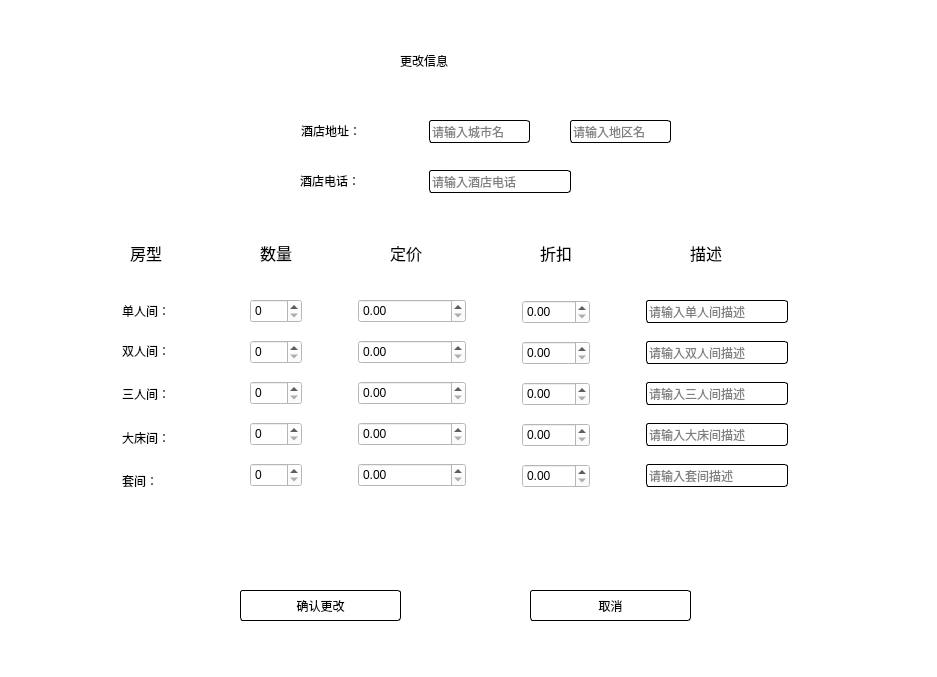
<?xml version="1.0" encoding="UTF-8"?>
<ui version="4.0">
 <class>HotelInfoChange</class>
 <widget class="QDialog" name="HotelInfoChange">
  <property name="geometry">
   <rect>
    <x>0</x>
    <y>0</y>
    <width>937</width>
    <height>677</height>
   </rect>
  </property>
  <property name="windowTitle">
   <string>更改酒店信息</string>
  </property>
  <property name="windowIcon">
   <iconset resource="icon.qrc">
    <normaloff>:/myimages/icon/修改.png</normaloff>:/myimages/icon/修改.png</iconset>
  </property>
  <property name="styleSheet">
   <string notr="true">background-color: rgb(255, 255, 255);</string>
  </property>
  <widget class="QLabel" name="label_9">
   <property name="geometry">
    <rect>
     <x>690</x>
     <y>240</y>
     <width>81</width>
     <height>26</height>
    </rect>
   </property>
   <property name="font">
    <font>
     <family>张海山锐谐体</family>
     <pointsize>12</pointsize>
     <weight>50</weight>
     <italic>false</italic>
     <bold>false</bold>
    </font>
   </property>
   <property name="styleSheet">
    <string notr="true">font: 12pt &quot;张海山锐谐体&quot;;</string>
   </property>
   <property name="text">
    <string>描述</string>
   </property>
  </widget>
  <widget class="QLineEdit" name="districtInput">
   <property name="geometry">
    <rect>
     <x>570</x>
     <y>120</y>
     <width>101</width>
     <height>23</height>
    </rect>
   </property>
   <property name="styleSheet">
    <string notr="true">border-radius: 3px;
border: 1px solid rgb(0, 0, 0);</string>
   </property>
   <property name="placeholderText">
    <string>请输入地区名</string>
   </property>
  </widget>
  <widget class="QLineEdit" name="hotelPhonenumInput">
   <property name="geometry">
    <rect>
     <x>429</x>
     <y>170</y>
     <width>142</width>
     <height>23</height>
    </rect>
   </property>
   <property name="styleSheet">
    <string notr="true">border-radius: 3px;
border: 1px solid rgb(0, 0, 0);</string>
   </property>
   <property name="placeholderText">
    <string>请输入酒店电话</string>
   </property>
  </widget>
  <widget class="QLabel" name="hotelAddress">
   <property name="geometry">
    <rect>
     <x>301</x>
     <y>120</y>
     <width>121</width>
     <height>21</height>
    </rect>
   </property>
   <property name="styleSheet">
    <string notr="true">font: 12pt &quot;张海山锐谐体&quot;;</string>
   </property>
   <property name="text">
    <string>酒店地址： </string>
   </property>
  </widget>
  <widget class="QLabel" name="label_4">
   <property name="geometry">
    <rect>
     <x>260</x>
     <y>240</y>
     <width>71</width>
     <height>26</height>
    </rect>
   </property>
   <property name="font">
    <font>
     <family>张海山锐谐体</family>
     <pointsize>12</pointsize>
     <weight>50</weight>
     <italic>false</italic>
     <bold>false</bold>
    </font>
   </property>
   <property name="styleSheet">
    <string notr="true">font: 12pt &quot;张海山锐谐体&quot;;</string>
   </property>
   <property name="text">
    <string>数量</string>
   </property>
  </widget>
  <widget class="QLineEdit" name="cityInput">
   <property name="geometry">
    <rect>
     <x>429</x>
     <y>120</y>
     <width>101</width>
     <height>23</height>
    </rect>
   </property>
   <property name="styleSheet">
    <string notr="true">border-radius: 3px;
border: 1px solid rgb(0, 0, 0);</string>
   </property>
   <property name="placeholderText">
    <string>请输入城市名</string>
   </property>
  </widget>
  <widget class="QLabel" name="label_7">
   <property name="geometry">
    <rect>
     <x>540</x>
     <y>240</y>
     <width>91</width>
     <height>26</height>
    </rect>
   </property>
   <property name="font">
    <font>
     <family>张海山锐谐体</family>
     <pointsize>12</pointsize>
     <weight>50</weight>
     <italic>false</italic>
     <bold>false</bold>
    </font>
   </property>
   <property name="styleSheet">
    <string notr="true">font: 12pt &quot;张海山锐谐体&quot;;</string>
   </property>
   <property name="text">
    <string>折扣</string>
   </property>
  </widget>
  <widget class="QLabel" name="hotelPhonenum">
   <property name="geometry">
    <rect>
     <x>300</x>
     <y>170</y>
     <width>121</width>
     <height>21</height>
    </rect>
   </property>
   <property name="styleSheet">
    <string notr="true">font: 12pt &quot;张海山锐谐体&quot;;</string>
   </property>
   <property name="text">
    <string>酒店电话： </string>
   </property>
  </widget>
  <widget class="QLabel" name="label_5">
   <property name="geometry">
    <rect>
     <x>390</x>
     <y>240</y>
     <width>71</width>
     <height>26</height>
    </rect>
   </property>
   <property name="font">
    <font>
     <family>张海山锐谐体</family>
     <pointsize>12</pointsize>
     <weight>50</weight>
     <italic>false</italic>
     <bold>false</bold>
    </font>
   </property>
   <property name="styleSheet">
    <string notr="true">font: 12pt &quot;张海山锐谐体&quot;;</string>
   </property>
   <property name="text">
    <string>定价</string>
   </property>
  </widget>
  <widget class="QLabel" name="label_8">
   <property name="geometry">
    <rect>
     <x>130</x>
     <y>240</y>
     <width>81</width>
     <height>26</height>
    </rect>
   </property>
   <property name="font">
    <font>
     <family>张海山锐谐体</family>
     <pointsize>12</pointsize>
     <weight>50</weight>
     <italic>false</italic>
     <bold>false</bold>
    </font>
   </property>
   <property name="styleSheet">
    <string notr="true">font: 12pt &quot;张海山锐谐体&quot;;</string>
   </property>
   <property name="text">
    <string>房型</string>
   </property>
  </widget>
  <widget class="QLabel" name="label_2">
   <property name="geometry">
    <rect>
     <x>400</x>
     <y>30</y>
     <width>231</width>
     <height>61</height>
    </rect>
   </property>
   <property name="styleSheet">
    <string notr="true">font: 20pt &quot;张海山锐谐体&quot;;</string>
   </property>
   <property name="text">
    <string>更改信息</string>
   </property>
  </widget>
  <widget class="QPushButton" name="cancelButton">
   <property name="geometry">
    <rect>
     <x>530</x>
     <y>590</y>
     <width>161</width>
     <height>31</height>
    </rect>
   </property>
   <property name="focusPolicy">
    <enum>Qt::NoFocus</enum>
   </property>
   <property name="styleSheet">
    <string notr="true">font: 25 12pt &quot;3ds Light&quot;;
border-radius: 3px;
border: 1px solid rgb(0, 0, 0);
font: 12pt &quot;张海山锐谐体&quot;;</string>
   </property>
   <property name="text">
    <string>取消</string>
   </property>
  </widget>
  <widget class="QPushButton" name="checkButton">
   <property name="geometry">
    <rect>
     <x>240</x>
     <y>590</y>
     <width>161</width>
     <height>31</height>
    </rect>
   </property>
   <property name="focusPolicy">
    <enum>Qt::NoFocus</enum>
   </property>
   <property name="styleSheet">
    <string notr="true">
border-radius: 3px;
border: 1px solid rgb(0, 0, 0);
font: 12pt &quot;张海山锐谐体&quot;;</string>
   </property>
   <property name="text">
    <string>确认更改</string>
   </property>
  </widget>
  <widget class="QLabel" name="kingSizeLabel">
   <property name="geometry">
    <rect>
     <x>122</x>
     <y>427</y>
     <width>111</width>
     <height>21</height>
    </rect>
   </property>
   <property name="styleSheet">
    <string notr="true">font: 12pt &quot;张海山锐谐体&quot;;</string>
   </property>
   <property name="text">
    <string>大床间： </string>
   </property>
  </widget>
  <widget class="QLabel" name="suiteLabel">
   <property name="geometry">
    <rect>
     <x>122</x>
     <y>470</y>
     <width>111</width>
     <height>21</height>
    </rect>
   </property>
   <property name="styleSheet">
    <string notr="true">font: 12pt &quot;张海山锐谐体&quot;;</string>
   </property>
   <property name="text">
    <string>套间：  </string>
   </property>
  </widget>
  <widget class="QLabel" name="tripleLabel">
   <property name="geometry">
    <rect>
     <x>122</x>
     <y>383</y>
     <width>101</width>
     <height>21</height>
    </rect>
   </property>
   <property name="styleSheet">
    <string notr="true">font: 12pt &quot;张海山锐谐体&quot;;</string>
   </property>
   <property name="text">
    <string>三人间： </string>
   </property>
  </widget>
  <widget class="QLabel" name="singleLabel">
   <property name="geometry">
    <rect>
     <x>122</x>
     <y>300</y>
     <width>111</width>
     <height>21</height>
    </rect>
   </property>
   <property name="styleSheet">
    <string notr="true">font: 12pt &quot;张海山锐谐体&quot;;</string>
   </property>
   <property name="text">
    <string>单人间： </string>
   </property>
  </widget>
  <widget class="QLabel" name="doubleLabel">
   <property name="geometry">
    <rect>
     <x>122</x>
     <y>340</y>
     <width>111</width>
     <height>21</height>
    </rect>
   </property>
   <property name="styleSheet">
    <string notr="true">font: 12pt &quot;张海山锐谐体&quot;;</string>
   </property>
   <property name="text">
    <string>双人间： </string>
   </property>
  </widget>
  <widget class="QSpinBox" name="kingSizeSpinBox">
   <property name="geometry">
    <rect>
     <x>250</x>
     <y>422</y>
     <width>52</width>
     <height>24</height>
    </rect>
   </property>
  </widget>
  <widget class="QSpinBox" name="suiteSpinBox">
   <property name="geometry">
    <rect>
     <x>250</x>
     <y>463</y>
     <width>52</width>
     <height>24</height>
    </rect>
   </property>
  </widget>
  <widget class="QSpinBox" name="tripleSpinBox">
   <property name="geometry">
    <rect>
     <x>250</x>
     <y>381</y>
     <width>52</width>
     <height>24</height>
    </rect>
   </property>
  </widget>
  <widget class="QSpinBox" name="singleSpinBox">
   <property name="geometry">
    <rect>
     <x>250</x>
     <y>299</y>
     <width>52</width>
     <height>24</height>
    </rect>
   </property>
  </widget>
  <widget class="QSpinBox" name="doubleSpinBox">
   <property name="geometry">
    <rect>
     <x>250</x>
     <y>340</y>
     <width>52</width>
     <height>24</height>
    </rect>
   </property>
  </widget>
  <widget class="QDoubleSpinBox" name="kingSizeFixedPriceInput">
   <property name="geometry">
    <rect>
     <x>358</x>
     <y>422</y>
     <width>108</width>
     <height>24</height>
    </rect>
   </property>
   <property name="maximum">
    <double>100000.000000000000000</double>
   </property>
  </widget>
  <widget class="QDoubleSpinBox" name="suiteFixedPriceInput">
   <property name="geometry">
    <rect>
     <x>358</x>
     <y>463</y>
     <width>108</width>
     <height>24</height>
    </rect>
   </property>
   <property name="maximum">
    <double>100000.000000000000000</double>
   </property>
  </widget>
  <widget class="QDoubleSpinBox" name="tripleFixedPriceInput">
   <property name="geometry">
    <rect>
     <x>358</x>
     <y>381</y>
     <width>108</width>
     <height>24</height>
    </rect>
   </property>
   <property name="maximum">
    <double>100000.000000000000000</double>
   </property>
  </widget>
  <widget class="QDoubleSpinBox" name="singleFixedPriceInput">
   <property name="geometry">
    <rect>
     <x>358</x>
     <y>299</y>
     <width>108</width>
     <height>24</height>
    </rect>
   </property>
   <property name="maximum">
    <double>100000.000000000000000</double>
   </property>
  </widget>
  <widget class="QDoubleSpinBox" name="doubleFixedPriceInput">
   <property name="geometry">
    <rect>
     <x>358</x>
     <y>340</y>
     <width>108</width>
     <height>24</height>
    </rect>
   </property>
   <property name="maximum">
    <double>100000.000000000000000</double>
   </property>
  </widget>
  <widget class="QDoubleSpinBox" name="kingSizeDiscountInput">
   <property name="geometry">
    <rect>
     <x>522</x>
     <y>423</y>
     <width>68</width>
     <height>24</height>
    </rect>
   </property>
   <property name="maximum">
    <double>1.000000000000000</double>
   </property>
   <property name="singleStep">
    <double>0.100000000000000</double>
   </property>
  </widget>
  <widget class="QDoubleSpinBox" name="suiteDiscountInput">
   <property name="geometry">
    <rect>
     <x>522</x>
     <y>464</y>
     <width>68</width>
     <height>24</height>
    </rect>
   </property>
   <property name="maximum">
    <double>1.000000000000000</double>
   </property>
   <property name="singleStep">
    <double>0.100000000000000</double>
   </property>
  </widget>
  <widget class="QDoubleSpinBox" name="doubleDiscountInput">
   <property name="geometry">
    <rect>
     <x>522</x>
     <y>341</y>
     <width>68</width>
     <height>24</height>
    </rect>
   </property>
   <property name="maximum">
    <double>1.000000000000000</double>
   </property>
   <property name="singleStep">
    <double>0.100000000000000</double>
   </property>
  </widget>
  <widget class="QDoubleSpinBox" name="tripleDiscountInput">
   <property name="geometry">
    <rect>
     <x>522</x>
     <y>382</y>
     <width>68</width>
     <height>24</height>
    </rect>
   </property>
   <property name="maximum">
    <double>1.000000000000000</double>
   </property>
   <property name="singleStep">
    <double>0.100000000000000</double>
   </property>
  </widget>
  <widget class="QDoubleSpinBox" name="singleDiscountInput">
   <property name="geometry">
    <rect>
     <x>522</x>
     <y>300</y>
     <width>68</width>
     <height>24</height>
    </rect>
   </property>
   <property name="maximum">
    <double>1.000000000000000</double>
   </property>
   <property name="singleStep">
    <double>0.100000000000000</double>
   </property>
  </widget>
  <widget class="QLineEdit" name="tripleDescribeInput">
   <property name="geometry">
    <rect>
     <x>646</x>
     <y>382</y>
     <width>142</width>
     <height>23</height>
    </rect>
   </property>
   <property name="styleSheet">
    <string notr="true">border-radius: 3px;
border: 1px solid rgb(0, 0, 0);</string>
   </property>
   <property name="placeholderText">
    <string>请输入三人间描述</string>
   </property>
  </widget>
  <widget class="QLineEdit" name="kingSizeDescribeInput">
   <property name="geometry">
    <rect>
     <x>646</x>
     <y>423</y>
     <width>142</width>
     <height>23</height>
    </rect>
   </property>
   <property name="styleSheet">
    <string notr="true">border-radius: 3px;
border: 1px solid rgb(0, 0, 0);</string>
   </property>
   <property name="placeholderText">
    <string>请输入大床间描述</string>
   </property>
  </widget>
  <widget class="QLineEdit" name="suiteDescribeInput">
   <property name="geometry">
    <rect>
     <x>646</x>
     <y>464</y>
     <width>142</width>
     <height>23</height>
    </rect>
   </property>
   <property name="styleSheet">
    <string notr="true">border-radius: 3px;
border: 1px solid rgb(0, 0, 0);</string>
   </property>
   <property name="placeholderText">
    <string>请输入套间描述</string>
   </property>
  </widget>
  <widget class="QLineEdit" name="doubleDescribeInput">
   <property name="geometry">
    <rect>
     <x>646</x>
     <y>341</y>
     <width>142</width>
     <height>23</height>
    </rect>
   </property>
   <property name="styleSheet">
    <string notr="true">border-radius: 3px;
border: 1px solid rgb(0, 0, 0);</string>
   </property>
   <property name="placeholderText">
    <string>请输入双人间描述</string>
   </property>
  </widget>
  <widget class="QLineEdit" name="singleDescribeInput">
   <property name="geometry">
    <rect>
     <x>646</x>
     <y>300</y>
     <width>142</width>
     <height>23</height>
    </rect>
   </property>
   <property name="styleSheet">
    <string notr="true">border-radius: 3px;
border: 1px solid rgb(0, 0, 0);</string>
   </property>
   <property name="placeholderText">
    <string>请输入单人间描述</string>
   </property>
  </widget>
 </widget>
 <tabstops>
  <tabstop>cityInput</tabstop>
  <tabstop>districtInput</tabstop>
  <tabstop>hotelPhonenumInput</tabstop>
  <tabstop>singleSpinBox</tabstop>
  <tabstop>singleFixedPriceInput</tabstop>
  <tabstop>singleDiscountInput</tabstop>
  <tabstop>singleDescribeInput</tabstop>
  <tabstop>doubleSpinBox</tabstop>
  <tabstop>doubleFixedPriceInput</tabstop>
  <tabstop>doubleDiscountInput</tabstop>
  <tabstop>doubleDescribeInput</tabstop>
  <tabstop>tripleSpinBox</tabstop>
  <tabstop>tripleFixedPriceInput</tabstop>
  <tabstop>tripleDiscountInput</tabstop>
  <tabstop>tripleDescribeInput</tabstop>
  <tabstop>kingSizeSpinBox</tabstop>
  <tabstop>kingSizeFixedPriceInput</tabstop>
  <tabstop>kingSizeDiscountInput</tabstop>
  <tabstop>kingSizeDescribeInput</tabstop>
  <tabstop>suiteSpinBox</tabstop>
  <tabstop>suiteFixedPriceInput</tabstop>
  <tabstop>suiteDiscountInput</tabstop>
  <tabstop>suiteDescribeInput</tabstop>
 </tabstops>
 <resources>
  <include location="icon.qrc"/>
 </resources>
 <connections>
  <connection>
   <sender>cancelButton</sender>
   <signal>clicked()</signal>
   <receiver>HotelInfoChange</receiver>
   <slot>close()</slot>
   <hints>
    <hint type="sourcelabel">
     <x>589</x>
     <y>581</y>
    </hint>
    <hint type="destinationlabel">
     <x>468</x>
     <y>338</y>
    </hint>
   </hints>
  </connection>
 </connections>
</ui>
